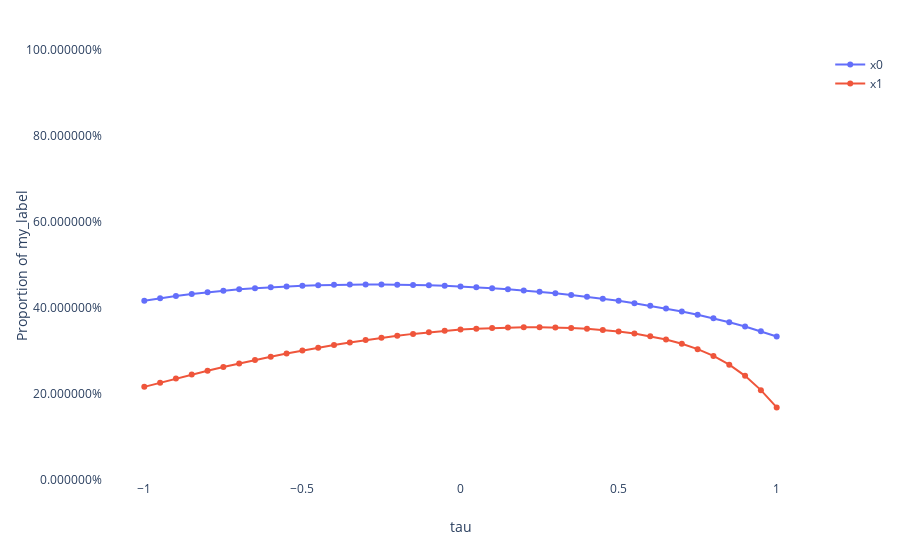

The notebook cell saved with this chart:
### Code cell
explainer.plot_bias(X, y_pred, inline=True)
